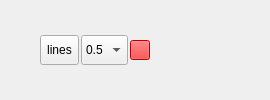
       <widget class="QWidget" name="EditionWidget_ByLines" native="true">
        <layout class="QVBoxLayout" name="verticalLayout_4">
         <property name="spacing">
          <number>2</number>
         </property>
         <property name="leftMargin">
          <number>0</number>
         </property>
         <property name="topMargin">
          <number>0</number>
         </property>
         <property name="rightMargin">
          <number>0</number>
         </property>
         <property name="bottomMargin">
          <number>0</number>
         </property>
         <item>
          <widget class="QWidget" name="widget_2" native="true">
           <layout class="QHBoxLayout" name="horizontalLayout_7">
            <property name="spacing">
             <number>2</number>
            </property>
            <property name="leftMargin">
             <number>0</number>
            </property>
            <property name="topMargin">
             <number>0</number>
            </property>
            <property name="rightMargin">
             <number>0</number>
            </property>
            <property name="bottomMargin">
             <number>0</number>
            </property>
            <item>
             <spacer name="horizontalSpacer_5">
              <property name="orientation">
               <enum>Qt::Horizontal</enum>
              </property>
              <property name="sizeHint" stdset="0">
               <size>
                <width>40</width>
                <height>20</height>
               </size>
              </property>
             </spacer>
            </item>
            <item>
             <widget class="QToolButton" name="LinesPicker">
              <property name="maximumSize">
               <size>
                <width>16777215</width>
                <height>30</height>
               </size>
              </property>
              <property name="font">
               <font>
                <pointsize>9</pointsize>
               </font>
              </property>
              <property name="cursor">
               <cursorShape>PointingHandCursor</cursorShape>
              </property>
              <property name="toolTip">
               <string>&lt;html&gt;&lt;head/&gt;&lt;body&gt;&lt;p&gt;Edit all pixels around lines using buffer value, the pixel will change according to the values of the recode pixel table.&lt;/p&gt;&lt;p&gt;Controls:&lt;/p&gt;&lt;p&gt;- Left mouse: a new point of the line&lt;/p&gt;&lt;p&gt;- Backspace or Del: for delete the last point&lt;/p&gt;&lt;p&gt;- Right mouse or Enter: for finish the current line&lt;/p&gt;&lt;p&gt;- Click again or Esc: exit of edit mode&lt;/p&gt;&lt;/body&gt;&lt;/html&gt;</string>
              </property>
              <property name="text">
               <string>lines</string>
              </property>
              <property name="icon">
               <iconset>
                <normaloff>:/plugins/thrase/icons/line_picker.svg</normaloff>:/plugins/thrase/icons/line_picker.svg</iconset>
              </property>
              <property name="checkable">
               <bool>true</bool>
              </property>
              <property name="toolButtonStyle">
               <enum>Qt::ToolButtonTextBesideIcon</enum>
              </property>
             </widget>
            </item>
            <item>
             <widget class="QComboBox" name="LineBuffer">
              <property name="maximumSize">
               <size>
                <width>16777215</width>
                <height>30</height>
               </size>
              </property>
              <property name="font">
               <font>
                <pointsize>9</pointsize>
               </font>
              </property>
              <property name="toolTip">
               <string>&lt;html&gt;&lt;head/&gt;&lt;body&gt;&lt;p&gt;The N times the pixel size for defining the buffer around the line&lt;/p&gt;&lt;/body&gt;&lt;/html&gt;</string>
              </property>
              <property name="maxVisibleItems">
               <number>20</number>
              </property>
              <property name="sizeAdjustPolicy">
               <enum>QComboBox::AdjustToContents</enum>
              </property>
              <item>
               <property name="text">
                <string>0.5</string>
               </property>
              </item>
              <item>
               <property name="text">
                <string>1.0</string>
               </property>
              </item>
              <item>
               <property name="text">
                <string>1.5</string>
               </property>
              </item>
              <item>
               <property name="text">
                <string>2.0</string>
               </property>
              </item>
              <item>
               <property name="text">
                <string>2.5</string>
               </property>
              </item>
              <item>
               <property name="text">
                <string>3.0</string>
               </property>
              </item>
              <item>
               <property name="text">
                <string>3.5</string>
               </property>
              </item>
              <item>
               <property name="text">
                <string>4.0</string>
               </property>
              </item>
              <item>
               <property name="text">
                <string>4.5</string>
               </property>
              </item>
              <item>
               <property name="text">
                <string>5.0</string>
               </property>
              </item>
             </widget>
            </item>
            <item>
             <widget class="QToolButton" name="LinesColor">
              <property name="maximumSize">
               <size>
                <width>20</width>
                <height>20</height>
               </size>
              </property>
              <property name="cursor">
               <cursorShape>PointingHandCursor</cursorShape>
              </property>
              <property name="toolTip">
               <string>Select the color for the lines</string>
              </property>
              <property name="styleSheet">
               <string notr="true">
QToolButton
{
   background-color:red;
}</string>
              </property>
              <property name="text">
               <string/>
              </property>
             </widget>
            </item>
            <item>
             <widget class="QWidget" name="Tools_pickerLines" native="true">
              <property name="maximumSize">
               <size>
                <width>16777215</width>
                <height>30</height>
               </size>
              </property>
              <layout class="QHBoxLayout" name="horizontalLayout_6">
               <property name="spacing">
                <number>3</number>
               </property>
               <property name="leftMargin">
                <number>0</number>
               </property>
               <property name="topMargin">
                <number>0</number>
               </property>
               <property name="rightMargin">
                <number>0</number>
               </property>
               <property name="bottomMargin">
                <number>0</number>
               </property>
               <item>
                <widget class="QToolButton" name="UndoLine">
                 <property name="enabled">
                  <bool>false</bool>
                 </property>
                 <property name="cursor">
                  <cursorShape>PointingHandCursor</cursorShape>
                 </property>
                 <property name="toolTip">
                  <string>Undo the last line created (limited to 20)</string>
                 </property>
                 <property name="icon">
                  <iconset>
                   <normaloff>:/plugins/thrase/icons/undo.svg</normaloff>:/plugins/thrase/icons/undo.svg</iconset>
                 </property>
                 <property name="toolButtonStyle">
                  <enum>Qt::ToolButtonIconOnly</enum>
                 </property>
                 <property name="autoRaise">
                  <bool>true</bool>
                 </property>
                </widget>
               </item>
               <item>
                <widget class="QToolButton" name="RedoLine">
                 <property name="enabled">
                  <bool>false</bool>
                 </property>
                 <property name="cursor">
                  <cursorShape>PointingHandCursor</cursorShape>
                 </property>
                 <property name="toolTip">
                  <string>Redo the last undone line</string>
                 </property>
                 <property name="icon">
                  <iconset>
                   <normaloff>:/plugins/thrase/icons/redo.svg</normaloff>:/plugins/thrase/icons/redo.svg</iconset>
                 </property>
                 <property name="toolButtonStyle">
                  <enum>Qt::ToolButtonIconOnly</enum>
                 </property>
                 <property name="autoRaise">
                  <bool>true</bool>
                 </property>
                </widget>
               </item>
               <item>
                <widget class="QToolButton" name="CleanAllLines">
                 <property name="enabled">
                  <bool>false</bool>
                 </property>
                 <property name="cursor">
                  <cursorShape>PointingHandCursor</cursorShape>
                 </property>
                 <property name="toolTip">
                  <string>&lt;html&gt;&lt;head/&gt;&lt;body&gt;&lt;p&gt;Clean all drawn lines, this action does not undo the changes made&lt;/p&gt;&lt;/body&gt;&lt;/html&gt;</string>
                 </property>
                 <property name="icon">
                  <iconset>
                   <normaloff>:/plugins/thrase/icons/trash.svg</normaloff>:/plugins/thrase/icons/trash.svg</iconset>
                 </property>
                 <property name="toolButtonStyle">
                  <enum>Qt::ToolButtonIconOnly</enum>
                 </property>
                 <property name="autoRaise">
                  <bool>true</bool>
                 </property>
                </widget>
               </item>
              </layout>
             </widget>
            </item>
            <item>
             <spacer name="horizontalSpacer_6">
              <property name="orientation">
               <enum>Qt::Horizontal</enum>
              </property>
              <property name="sizeHint" stdset="0">
               <size>
                <width>40</width>
                <height>20</height>
               </size>
              </property>
             </spacer>
            </item>
           </layout>
          </widget>
         </item>
        </layout>
       </widget>
